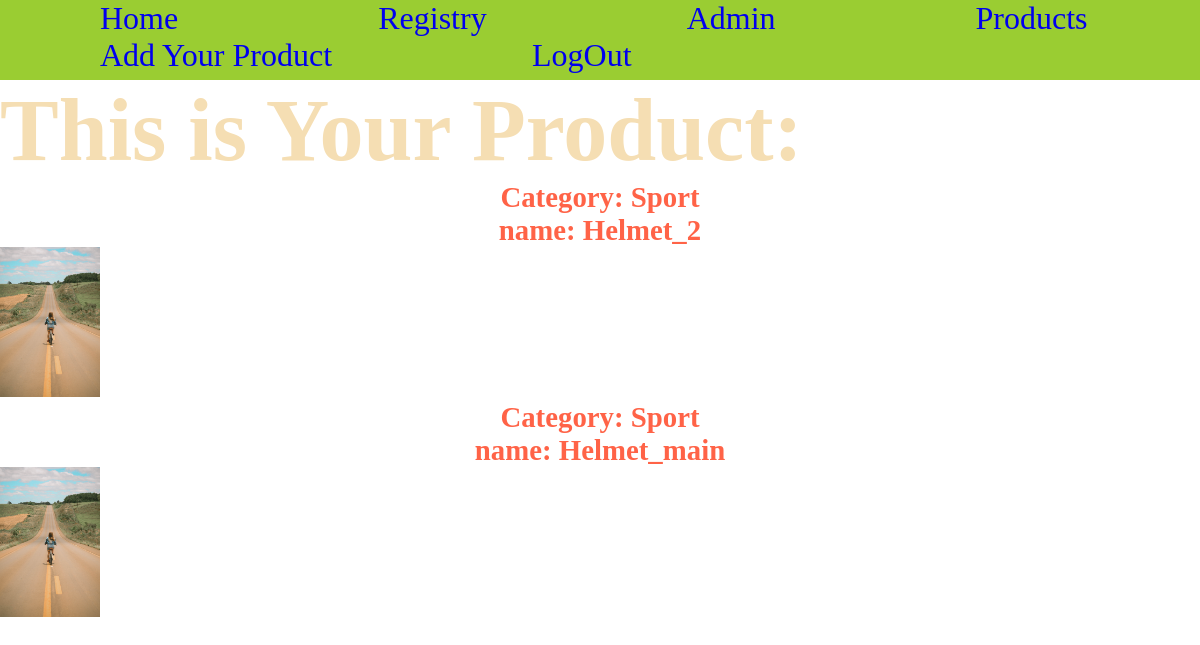
The page /basic_app/1/ (signed in) on the database its author committed.
### basic_app/models.py (models this page shows, shortened)
class Products(models.Model):
    category = models.ForeignKey(PCategory, on_delete=models.CASCADE, related_name='products')
    product_name = models.CharField(max_length=100)
    product_image = models.ImageField(upload_to='profile_pics', blank=True)

class PCategory(models.Model):
    cat_name = models.CharField(max_length=100)
    def __str__(self):
        return self.cat_name

### basic_app/views.py (the view)
# urls.py: url(r'^(?P<pk>\d+)/$', views.Products_Detail.as_view(), name='products_detail_page'),
class Products_Detail(DetailView):
    context_object_name = 'product_deatail'
    template_name = 'basic_app/Product_detail.html'
    model = PCategory

### basic_app/templates/basic_app/Product_detail.html
<!DOCTYPE html>
{% extends 'index.html' %}
{% block body-block %}
    <h1>This is Your Product:</h1>
    {% for product in product_deatail.products.all %}
    <h3>Category: {{ product.category }}</h3>
    <h3>name: {{ product.product_name }}</h3>
    <img src="{{ product.product_image }}" alt="Product_Page">
    {% endfor %}
    {% endblock  %}

### statics/css/style.css (style rules this page uses)
* { padding: 0%; margin: 0%; box-sizing: border-box; }
h3 { color: tomato; font-size: 180%; text-align: center; }
h1 { color: wheat; font-size: 550%; }
img { width: 100px; height: 150px; }

### rows shown on the page
Products: category "Sport", product_name "Helmet_2", product_image (picture)
Products: category "Sport", product_name "Helmet_main", product_image (picture)
